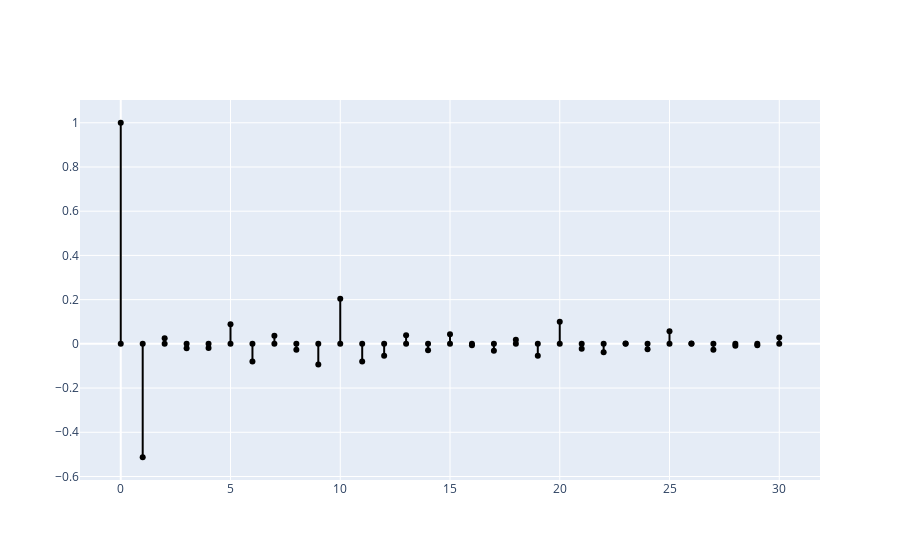

Notebook code cell kept with this figure:
### Code cell
df['diff1']=df['1'].diff(periods=1)
df['diff2']=df['2'].diff(periods=1)
df['diff3']=df['3'].diff(periods=1)
acf_results1 = acf(df['diff1'],nlags=30,fft=False, missing='drop')
acf_results2 = acf(df['diff2'],nlags=30,fft=False, missing='drop')
acf_results3 = acf(df['diff3'],nlags=30,fft=False, missing='drop')

traces = list()
for i in range(len(acf_results1)):
    traces.append(Scatter(x=[i,i],
                         y = [0,acf_results1[i]],
                         showlegend=False,
                         line = {'color':'black'}))
fig = Figure(data=traces)
fig.show()

### Figure 1 — Plotly figure (JSON) as saved in the notebook; plotly's stock layout.template omitted (floating-point values rounded to 4 significant figures)
{"data": [{"line": {"color": "black"}, "showlegend": false, "type": "scatter", "x": [0, 0], "y": [0, 1]}, {"line": {"color": "black"}, "showlegend": false, "type": "scatter", "x": [1, 1], "y": [0, -0.5129]}, {"line": {"color": "black"}, "showlegend": false, "type": "scatter", "x": [2, 2], "y": [0, 0.02483]}, {"line": {"color": "black"}, "showlegend": false, "type": "scatter", "x": [3, 3], "y": [0, -0.01987]}, {"line": {"color": "black"}, "showlegend": false, "type": "scatter", "x": [4, 4], "y": [0, -0.01895]}, {"line": {"color": "black"}, "showlegend": false, "type": "scatter", "x": [5, 5], "y": [0, 0.08886]}, {"line": {"color": "black"}, "showlegend": false, "type": "scatter", "x": [6, 6], "y": [0, -0.08037]}, {"line": {"color": "black"}, "showlegend": false, "type": "scatter", "x": [7, 7], "y": [0, 0.03627]}, {"line": {"color": "black"}, "showlegend": false, "type": "scatter", "x": [8, 8], "y": [0, -0.02665]}, {"line": {"color": "black"}, "showlegend": false, "type": "scatter", "x": [9, 9], "y": [0, -0.09347]}, {"line": {"color": "black"}, "showlegend": false, "type": "scatter", "x": [10, 10], "y": [0, 0.2036]}, {"line": {"color": "black"}, "showlegend": false, "type": "scatter", "x": [11, 11], "y": [0, -0.07972]}, {"line": {"color": "black"}, "showlegend": false, "type": "scatter", "x": [12, 12], "y": [0, -0.05406]}, {"line": {"color": "black"}, "showlegend": false, "type": "scatter", "x": [13, 13], "y": [0, 0.03937]}, {"line": {"color": "black"}, "showlegend": false, "type": "scatter", "x": [14, 14], "y": [0, -0.02881]}, {"line": {"color": "black"}, "showlegend": false, "type": "scatter", "x": [15, 15], "y": [0, 0.04292]}, {"line": {"color": "black"}, "showlegend": false, "type": "scatter", "x": [16, 16], "y": [0, -0.006075]}, {"line": {"color": "black"}, "showlegend": false, "type": "scatter", "x": [17, 17], "y": [0, -0.03067]}, {"line": {"color": "black"}, "showlegend": false, "type": "scatter", "x": [18, 18], "y": [0, 0.01856]}, {"line": {"color": "black"}, "showlegend": false, "type": "scatter", "x": [19, 19], "y": [0, -0.05437]}, {"line": {"color": "black"}, "showlegend": false, "type": "scatter", "x": [20, 20], "y": [0, 0.09997]}, {"line": {"color": "black"}, "showlegend": false, "type": "scatter", "x": [21, 21], "y": [0, -0.02181]}, {"line": {"color": "black"}, "showlegend": false, "type": "scatter", "x": [22, 22], "y": [0, -0.0377]}, {"line": {"color": "black"}, "showlegend": false, "type": "scatter", "x": [23, 23], "y": [0, 0.001623]}, {"line": {"color": "black"}, "showlegend": false, "type": "scatter", "x": [24, 24], "y": [0, -0.02472]}, {"line": {"color": "black"}, "showlegend": false, "type": "scatter", "x": [25, 25], "y": [0, 0.05731]}, {"line": {"color": "black"}, "showlegend": false, "type": "scatter", "x": [26, 26], "y": [0, 0.002072]}, {"line": {"color": "black"}, "showlegend": false, "type": "scatter", "x": [27, 27], "y": [0, -0.027]}, {"line": {"color": "black"}, "showlegend": false, "type": "scatter", "x": [28, 28], "y": [0, -0.00832]}, {"line": {"color": "black"}, "showlegend": false, "type": "scatter", "x": [29, 29], "y": [0, -0.006094]}, {"line": {"color": "black"}, "showlegend": false, "type": "scatter", "x": [30, 30], "y": [0, 0.0288]}], "layout": {}}
